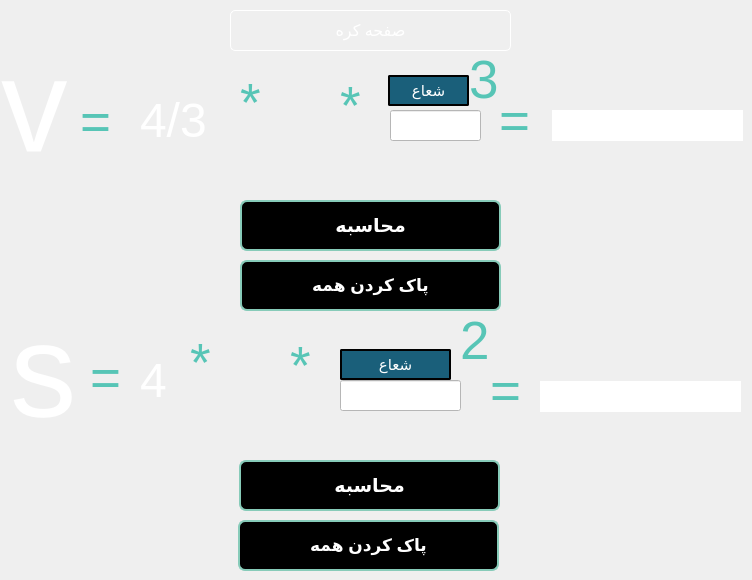
         <widget class="QWidget" name="page_kore">
          <widget class="QLabel" name="label_92">
           <property name="geometry">
            <rect>
             <x>1</x>
             <y>20</y>
             <width>101</width>
             <height>171</height>
            </rect>
           </property>
           <property name="font">
            <font>
             <pointsize>100</pointsize>
            </font>
           </property>
           <property name="styleSheet">
            <string notr="true">color: rgb(255, 255, 255);</string>
           </property>
           <property name="text">
            <string>v</string>
           </property>
          </widget>
          <widget class="QLabel" name="label_93">
           <property name="geometry">
            <rect>
             <x>80</x>
             <y>91</y>
             <width>51</width>
             <height>61</height>
            </rect>
           </property>
           <property name="font">
            <font>
             <pointsize>40</pointsize>
             <weight>50</weight>
             <italic>false</italic>
             <bold>false</bold>
            </font>
           </property>
           <property name="styleSheet">
            <string notr="true">font:40pt;
color : #57C5B6;;</string>
           </property>
           <property name="text">
            <string>=</string>
           </property>
          </widget>
          <widget class="QLabel" name="label_94">
           <property name="geometry">
            <rect>
             <x>140</x>
             <y>80</y>
             <width>91</width>
             <height>81</height>
            </rect>
           </property>
           <property name="font">
            <font>
             <pointsize>36</pointsize>
            </font>
           </property>
           <property name="styleSheet">
            <string notr="true">color: rgb(255, 255, 255);</string>
           </property>
           <property name="text">
            <string>4/3</string>
           </property>
          </widget>
          <widget class="QLabel" name="label_95">
           <property name="geometry">
            <rect>
             <x>240</x>
             <y>77</y>
             <width>41</width>
             <height>51</height>
            </rect>
           </property>
           <property name="font">
            <font>
             <pointsize>40</pointsize>
             <weight>50</weight>
             <italic>false</italic>
             <bold>false</bold>
            </font>
           </property>
           <property name="styleSheet">
            <string notr="true">font:40pt;
color : #57C5B6;;</string>
           </property>
           <property name="text">
            <string>*</string>
           </property>
          </widget>
          <widget class="QLabel" name="label_96">
           <property name="geometry">
            <rect>
             <x>283</x>
             <y>89</y>
             <width>51</width>
             <height>71</height>
            </rect>
           </property>
           <property name="font">
            <font>
             <pointsize>36</pointsize>
            </font>
           </property>
           <property name="styleSheet">
            <string notr="true">color: rgb(255, 255, 255);</string>
           </property>
           <property name="text">
            <string/>
           </property>
           <property name="pixmap">
            <pixmap>:/Downloads/pi.png</pixmap>
           </property>
           <property name="scaledContents">
            <bool>true</bool>
           </property>
          </widget>
          <widget class="QLineEdit" name="lineEdit_15">
           <property name="geometry">
            <rect>
             <x>390</x>
             <y>110</y>
             <width>91</width>
             <height>31</height>
            </rect>
           </property>
           <property name="font">
            <font>
             <pointsize>12</pointsize>
            </font>
           </property>
           <property name="styleSheet">
            <string notr="true">background-color: rgb(255, 255, 255);</string>
           </property>
          </widget>
          <widget class="QLabel" name="label_97">
           <property name="geometry">
            <rect>
             <x>340</x>
             <y>80</y>
             <width>41</width>
             <height>51</height>
            </rect>
           </property>
           <property name="font">
            <font>
             <pointsize>40</pointsize>
             <weight>50</weight>
             <italic>false</italic>
             <bold>false</bold>
            </font>
           </property>
           <property name="styleSheet">
            <string notr="true">font:40pt;
color : #57C5B6;;</string>
           </property>
           <property name="text">
            <string>*</string>
           </property>
          </widget>
          <widget class="QLabel" name="label_98">
           <property name="geometry">
            <rect>
             <x>499</x>
             <y>80</y>
             <width>41</width>
             <height>81</height>
            </rect>
           </property>
           <property name="font">
            <font>
             <pointsize>40</pointsize>
             <weight>50</weight>
             <italic>false</italic>
             <bold>false</bold>
            </font>
           </property>
           <property name="styleSheet">
            <string notr="true">font:40pt;
color : #57C5B6;;</string>
           </property>
           <property name="text">
            <string>=</string>
           </property>
          </widget>
          <widget class="QLabel" name="label_99">
           <property name="geometry">
            <rect>
             <x>552</x>
             <y>110</y>
             <width>191</width>
             <height>31</height>
            </rect>
           </property>
           <property name="font">
            <font>
             <pointsize>12</pointsize>
            </font>
           </property>
           <property name="styleSheet">
            <string notr="true">background-color: rgb(255, 255, 255);</string>
           </property>
           <property name="text">
            <string/>
           </property>
          </widget>
          <widget class="QLabel" name="label_100">
           <property name="geometry">
            <rect>
             <x>469</x>
             <y>49</y>
             <width>41</width>
             <height>61</height>
            </rect>
           </property>
           <property name="font">
            <font>
             <pointsize>40</pointsize>
             <weight>50</weight>
             <italic>false</italic>
             <bold>false</bold>
            </font>
           </property>
           <property name="styleSheet">
            <string notr="true">font:40pt;
color : #57C5B6;;</string>
           </property>
           <property name="text">
            <string>3</string>
           </property>
          </widget>
          <widget class="QLabel" name="label_110">
           <property name="geometry">
            <rect>
             <x>388</x>
             <y>75</y>
             <width>81</width>
             <height>31</height>
            </rect>
           </property>
           <property name="font">
            <font>
             <pointsize>11</pointsize>
             <weight>50</weight>
             <italic>false</italic>
             <bold>false</bold>
            </font>
           </property>
           <property name="styleSheet">
            <string notr="true">background-color: rgb(26, 95, 122);
font : 11pt;
border-style: outset;
color : rgb(255, 255, 255);
border-width: 2px;
border-radius: 2px;
border-color: black;
font-weight: 400;
padding: 2px;</string>
           </property>
           <property name="text">
            <string>شعاع</string>
           </property>
           <property name="alignment">
            <set>Qt::AlignCenter</set>
           </property>
          </widget>
          <widget class="QLabel" name="label_111">
           <property name="geometry">
            <rect>
             <x>140</x>
             <y>340</y>
             <width>31</width>
             <height>81</height>
            </rect>
           </property>
           <property name="font">
            <font>
             <pointsize>36</pointsize>
            </font>
           </property>
           <property name="styleSheet">
            <string notr="true">color: rgb(255, 255, 255);</string>
           </property>
           <property name="text">
            <string>4</string>
           </property>
          </widget>
          <widget class="QLabel" name="label_112">
           <property name="geometry">
            <rect>
             <x>90</x>
             <y>337</y>
             <width>41</width>
             <height>81</height>
            </rect>
           </property>
           <property name="font">
            <font>
             <pointsize>40</pointsize>
             <weight>50</weight>
             <italic>false</italic>
             <bold>false</bold>
            </font>
           </property>
           <property name="styleSheet">
            <string notr="true">font:40pt;
color : #57C5B6;;</string>
           </property>
           <property name="text">
            <string>=</string>
           </property>
          </widget>
          <widget class="QLabel" name="label_113">
           <property name="geometry">
            <rect>
             <x>240</x>
             <y>350</y>
             <width>51</width>
             <height>71</height>
            </rect>
           </property>
           <property name="font">
            <font>
             <pointsize>36</pointsize>
            </font>
           </property>
           <property name="styleSheet">
            <string notr="true">color: rgb(255, 255, 255);</string>
           </property>
           <property name="text">
            <string/>
           </property>
           <property name="pixmap">
            <pixmap>:/Downloads/pi.png</pixmap>
           </property>
           <property name="scaledContents">
            <bool>true</bool>
           </property>
          </widget>
          <widget class="QLabel" name="label_114">
           <property name="geometry">
            <rect>
             <x>190</x>
             <y>337</y>
             <width>41</width>
             <height>51</height>
            </rect>
           </property>
           <property name="font">
            <font>
             <pointsize>40</pointsize>
             <weight>50</weight>
             <italic>false</italic>
             <bold>false</bold>
            </font>
           </property>
           <property name="styleSheet">
            <string notr="true">font:40pt;
color : #57C5B6;;</string>
           </property>
           <property name="text">
            <string>*</string>
           </property>
          </widget>
          <widget class="QLabel" name="label_115">
           <property name="geometry">
            <rect>
             <x>290</x>
             <y>340</y>
             <width>41</width>
             <height>51</height>
            </rect>
           </property>
           <property name="font">
            <font>
             <pointsize>40</pointsize>
             <weight>50</weight>
             <italic>false</italic>
             <bold>false</bold>
            </font>
           </property>
           <property name="styleSheet">
            <string notr="true">font:40pt;
color : #57C5B6;;</string>
           </property>
           <property name="text">
            <string>*</string>
           </property>
          </widget>
          <widget class="QLabel" name="label_117">
           <property name="geometry">
            <rect>
             <x>490</x>
             <y>350</y>
             <width>41</width>
             <height>81</height>
            </rect>
           </property>
           <property name="font">
            <font>
             <pointsize>40</pointsize>
             <weight>50</weight>
             <italic>false</italic>
             <bold>false</bold>
            </font>
           </property>
           <property name="styleSheet">
            <string notr="true">font:40pt;
color : #57C5B6;;</string>
           </property>
           <property name="text">
            <string>=</string>
           </property>
          </widget>
          <widget class="QLabel" name="label_118">
           <property name="geometry">
            <rect>
             <x>460</x>
             <y>315</y>
             <width>31</width>
             <height>51</height>
            </rect>
           </property>
           <property name="font">
            <font>
             <pointsize>40</pointsize>
             <weight>50</weight>
             <italic>false</italic>
             <bold>false</bold>
            </font>
           </property>
           <property name="styleSheet">
            <string notr="true">font:40pt;
color : #57C5B6;;</string>
           </property>
           <property name="text">
            <string>2</string>
           </property>
          </widget>
          <widget class="QLabel" name="label_119">
           <property name="geometry">
            <rect>
             <x>10</x>
             <y>290</y>
             <width>71</width>
             <height>161</height>
            </rect>
           </property>
           <property name="font">
            <font>
             <pointsize>100</pointsize>
            </font>
           </property>
           <property name="styleSheet">
            <string notr="true">color: rgb(255, 255, 255);</string>
           </property>
           <property name="text">
            <string>s</string>
           </property>
          </widget>
          <widget class="QPushButton" name="pushButton_40">
           <property name="geometry">
            <rect>
             <x>240</x>
             <y>260</y>
             <width>261</width>
             <height>51</height>
            </rect>
           </property>
           <property name="font">
            <font>
             <pointsize>13</pointsize>
             <weight>75</weight>
             <bold>true</bold>
            </font>
           </property>
           <property name="styleSheet">
            <string notr="true">#pushButton_40{
background-color:rgb(0, 0, 0);
color: rgb(255, 255, 255);
border:2px solid #87CBB9;
border-radius: 7px;
}
#pushButton_40:hover{
background-color: #fff;
color:#000000;
}</string>
           </property>
           <property name="text">
            <string>پاک کردن همه</string>
           </property>
          </widget>
          <widget class="QLabel" name="label_116">
           <property name="geometry">
            <rect>
             <x>540</x>
             <y>381</y>
             <width>201</width>
             <height>31</height>
            </rect>
           </property>
           <property name="font">
            <font>
             <pointsize>12</pointsize>
            </font>
           </property>
           <property name="styleSheet">
            <string notr="true">background-color: rgb(255, 255, 255);</string>
           </property>
           <property name="text">
            <string/>
           </property>
          </widget>
          <widget class="QPushButton" name="pushButton_41">
           <property name="geometry">
            <rect>
             <x>238</x>
             <y>520</y>
             <width>261</width>
             <height>51</height>
            </rect>
           </property>
           <property name="font">
            <font>
             <pointsize>13</pointsize>
             <weight>75</weight>
             <bold>true</bold>
            </font>
           </property>
           <property name="styleSheet">
            <string notr="true">#pushButton_41{
background-color:rgb(0, 0, 0);
color: rgb(255, 255, 255);
border:2px solid #87CBB9;
border-radius: 7px;
}
#pushButton_41:hover{
background-color: #fff;
color:#000000;
}</string>
           </property>
           <property name="text">
            <string>پاک کردن همه</string>
           </property>
          </widget>
          <widget class="QPushButton" name="pushButton_57">
           <property name="geometry">
            <rect>
             <x>239</x>
             <y>460</y>
             <width>261</width>
             <height>51</height>
            </rect>
           </property>
           <property name="font">
            <font>
             <pointsize>14</pointsize>
             <weight>75</weight>
             <bold>true</bold>
            </font>
           </property>
           <property name="styleSheet">
            <string notr="true">#pushButton_57{
background-color:rgb(0, 0, 0);
color: rgb(255, 255, 255);
border:2px solid #87CBB9;
border-radius: 7px;
}
#pushButton_57:hover{
background-color: #fff;
color:#000000;
}</string>
           </property>
           <property name="text">
            <string>محاسبه</string>
           </property>
          </widget>
          <widget class="QLabel" name="label_120">
           <property name="geometry">
            <rect>
             <x>340</x>
             <y>349</y>
             <width>111</width>
             <height>31</height>
            </rect>
           </property>
           <property name="font">
            <font>
             <pointsize>11</pointsize>
             <weight>50</weight>
             <italic>false</italic>
             <bold>false</bold>
            </font>
           </property>
           <property name="styleSheet">
            <string notr="true">background-color: rgb(26, 95, 122);
font : 11pt;
border-style: outset;
color : rgb(255, 255, 255);
border-width: 2px;
border-radius: 2px;
border-color: black;
font-weight: 400;
padding: 2px;</string>
           </property>
           <property name="text">
            <string>شعاع</string>
           </property>
           <property name="alignment">
            <set>Qt::AlignCenter</set>
           </property>
          </widget>
          <widget class="QLineEdit" name="lineEdit_46">
           <property name="geometry">
            <rect>
             <x>340</x>
             <y>380</y>
             <width>121</width>
             <height>31</height>
            </rect>
           </property>
           <property name="font">
            <font>
             <pointsize>12</pointsize>
            </font>
           </property>
           <property name="styleSheet">
            <string notr="true">background-color: rgb(255, 255, 255);</string>
           </property>
          </widget>
          <widget class="QPushButton" name="pushButton_58">
           <property name="geometry">
            <rect>
             <x>240</x>
             <y>200</y>
             <width>261</width>
             <height>51</height>
            </rect>
           </property>
           <property name="font">
            <font>
             <pointsize>14</pointsize>
             <weight>75</weight>
             <bold>true</bold>
            </font>
           </property>
           <property name="styleSheet">
            <string notr="true">#pushButton_58{
background-color:rgb(0, 0, 0);
color: rgb(255, 255, 255);
border:2px solid #87CBB9;
border-radius: 7px;
}
#pushButton_58:hover{
background-color: #fff;
color:#000000;
}</string>
           </property>
           <property name="text">
            <string>محاسبه</string>
           </property>
          </widget>
          <widget class="QLabel" name="label_244">
           <property name="geometry">
            <rect>
             <x>230</x>
             <y>10</y>
             <width>281</width>
             <height>41</height>
            </rect>
           </property>
           <property name="styleSheet">
            <string notr="true">color :#fff;
font : 12pt;
border-radius: 5px;
border:1px solid #fff;
</string>
           </property>
           <property name="text">
            <string>صفحه کره</string>
           </property>
           <property name="alignment">
            <set>Qt::AlignCenter</set>
           </property>
          </widget>
          <widget class="QPushButton" name="pushButton_79">
           <property name="geometry">
            <rect>
             <x>0</x>
             <y>0</y>
             <width>51</width>
             <height>51</height>
            </rect>
           </property>
           <property name="cursor">
            <cursorShape>PointingHandCursor</cursorShape>
           </property>
           <property name="styleSheet">
            <string notr="true">border:none;
color:rgb(255, 255, 255)</string>
           </property>
           <property name="text">
            <string/>
           </property>
           <property name="icon">
            <iconset>
             <normaloff>:/Downloads/icons8-back-48.png</normaloff>:/Downloads/icons8-back-48.png</iconset>
           </property>
           <property name="iconSize">
            <size>
             <width>30</width>
             <height>30</height>
            </size>
           </property>
          </widget>
         </widget>
